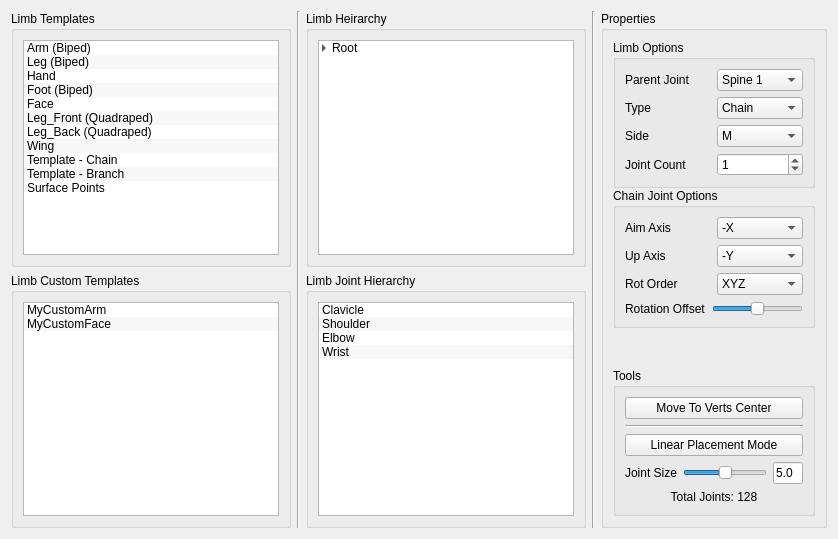
        <widget class="QWidget" name="tab">
         <attribute name="title">
          <string>Skeleton</string>
         </attribute>
         <layout class="QHBoxLayout" name="horizontalLayout_3">
          <item>
           <layout class="QHBoxLayout" name="horizontalLayout">
            <item>
             <layout class="QVBoxLayout" name="verticalLayout_2">
              <item>
               <widget class="QGroupBox" name="groupBox">
                <property name="title">
                 <string>Limb Templates</string>
                </property>
                <layout class="QHBoxLayout" name="horizontalLayout_4">
                 <item>
                  <widget class="QListWidget" name="listWidget">
                   <property name="dragEnabled">
                    <bool>true</bool>
                   </property>
                   <property name="dragDropMode">
                    <enum>QAbstractItemView::DragOnly</enum>
                   </property>
                   <property name="alternatingRowColors">
                    <bool>true</bool>
                   </property>
                   <item>
                    <property name="text">
                     <string>Arm (Biped)</string>
                    </property>
                   </item>
                   <item>
                    <property name="text">
                     <string>Leg (Biped)</string>
                    </property>
                   </item>
                   <item>
                    <property name="text">
                     <string>Hand</string>
                    </property>
                   </item>
                   <item>
                    <property name="text">
                     <string>Foot (Biped)</string>
                    </property>
                   </item>
                   <item>
                    <property name="text">
                     <string>Face</string>
                    </property>
                   </item>
                   <item>
                    <property name="text">
                     <string>Leg_Front (Quadraped)</string>
                    </property>
                   </item>
                   <item>
                    <property name="text">
                     <string>Leg_Back (Quadraped)</string>
                    </property>
                   </item>
                   <item>
                    <property name="text">
                     <string>Wing</string>
                    </property>
                   </item>
                   <item>
                    <property name="text">
                     <string>Template - Chain</string>
                    </property>
                   </item>
                   <item>
                    <property name="text">
                     <string>Template - Branch</string>
                    </property>
                   </item>
                   <item>
                    <property name="text">
                     <string>Surface Points</string>
                    </property>
                   </item>
                  </widget>
                 </item>
                </layout>
               </widget>
              </item>
              <item>
               <widget class="QGroupBox" name="groupBox_5">
                <property name="title">
                 <string>Limb Custom Templates</string>
                </property>
                <layout class="QHBoxLayout" name="horizontalLayout_14">
                 <item>
                  <layout class="QVBoxLayout" name="verticalLayout_6">
                   <item>
                    <widget class="QListWidget" name="listWidget_2">
                     <property name="toolTip">
                      <string>Created in CONTROLLERS tab by right clicking on Limb &gt; &quot;Save Limb Template&quot;</string>
                     </property>
                     <property name="dragDropMode">
                      <enum>QAbstractItemView::DragOnly</enum>
                     </property>
                     <property name="alternatingRowColors">
                      <bool>true</bool>
                     </property>
                     <item>
                      <property name="text">
                       <string>MyCustomArm</string>
                      </property>
                     </item>
                     <item>
                      <property name="text">
                       <string>MyCustomFace</string>
                      </property>
                     </item>
                    </widget>
                   </item>
                  </layout>
                 </item>
                </layout>
               </widget>
              </item>
             </layout>
            </item>
            <item>
             <widget class="Line" name="line">
              <property name="orientation">
               <enum>Qt::Vertical</enum>
              </property>
             </widget>
            </item>
            <item>
             <layout class="QVBoxLayout" name="verticalLayout_4">
              <item>
               <widget class="QGroupBox" name="groupBox_2">
                <property name="title">
                 <string>Limb Heirarchy</string>
                </property>
                <layout class="QHBoxLayout" name="horizontalLayout_5">
                 <item>
                  <layout class="QVBoxLayout" name="verticalLayout_29">
                   <item>
                    <widget class="QTreeWidget" name="treeWidget">
                     <property name="autoScrollMargin">
                      <number>16</number>
                     </property>
                     <property name="dragDropMode">
                      <enum>QAbstractItemView::DragDrop</enum>
                     </property>
                     <property name="defaultDropAction">
                      <enum>Qt::MoveAction</enum>
                     </property>
                     <property name="alternatingRowColors">
                      <bool>true</bool>
                     </property>
                     <property name="selectionMode">
                      <enum>QAbstractItemView::ExtendedSelection</enum>
                     </property>
                     <property name="autoExpandDelay">
                      <number>-1</number>
                     </property>
                     <property name="indentation">
                      <number>10</number>
                     </property>
                     <property name="headerHidden">
                      <bool>true</bool>
                     </property>
                     <attribute name="headerVisible">
                      <bool>false</bool>
                     </attribute>
                     <column>
                      <property name="text">
                       <string notr="true">1</string>
                      </property>
                     </column>
                     <item>
                      <property name="text">
                       <string>Root</string>
                      </property>
                      <item>
                       <property name="text">
                        <string>Spine</string>
                       </property>
                       <item>
                        <property name="text">
                         <string>Arm (R)</string>
                        </property>
                        <item>
                         <property name="text">
                          <string>Hand (R)</string>
                         </property>
                        </item>
                       </item>
                       <item>
                        <property name="text">
                         <string>Arm (L)</string>
                        </property>
                        <item>
                         <property name="text">
                          <string>Hand (L)</string>
                         </property>
                        </item>
                       </item>
                       <item>
                        <property name="text">
                         <string>Head</string>
                        </property>
                       </item>
                       <item>
                        <property name="text">
                         <string>Leg (M)</string>
                        </property>
                       </item>
                       <item>
                        <property name="text">
                         <string>Tail</string>
                        </property>
                       </item>
                      </item>
                     </item>
                    </widget>
                   </item>
                  </layout>
                 </item>
                </layout>
               </widget>
              </item>
              <item>
               <widget class="QGroupBox" name="groupBox_6">
                <property name="title">
                 <string>Limb Joint Hierarchy</string>
                </property>
                <layout class="QVBoxLayout" name="verticalLayout_7">
                 <item>
                  <layout class="QVBoxLayout" name="verticalLayout_25">
                   <item>
                    <widget class="QListWidget" name="listWidget_3">
                     <property name="dragDropMode">
                      <enum>QAbstractItemView::InternalMove</enum>
                     </property>
                     <property name="alternatingRowColors">
                      <bool>true</bool>
                     </property>
                     <property name="selectionMode">
                      <enum>QAbstractItemView::ExtendedSelection</enum>
                     </property>
                     <item>
                      <property name="text">
                       <string>Clavicle</string>
                      </property>
                     </item>
                     <item>
                      <property name="text">
                       <string>Shoulder</string>
                      </property>
                     </item>
                     <item>
                      <property name="text">
                       <string>Elbow</string>
                      </property>
                     </item>
                     <item>
                      <property name="text">
                       <string>Wrist</string>
                      </property>
                      <property name="flags">
                       <set>ItemIsSelectable|ItemIsEditable|ItemIsDragEnabled|ItemIsUserCheckable|ItemIsEnabled</set>
                      </property>
                     </item>
                    </widget>
                   </item>
                  </layout>
                 </item>
                </layout>
               </widget>
              </item>
             </layout>
            </item>
            <item>
             <widget class="Line" name="line_2">
              <property name="orientation">
               <enum>Qt::Vertical</enum>
              </property>
             </widget>
            </item>
            <item>
             <layout class="QVBoxLayout" name="verticalLayout_3">
              <item>
               <widget class="QGroupBox" name="groupBox_3">
                <property name="title">
                 <string>Properties</string>
                </property>
                <layout class="QHBoxLayout" name="horizontalLayout_6">
                 <item>
                  <layout class="QVBoxLayout" name="verticalLayout_5">
                   <property name="spacing">
                    <number>0</number>
                   </property>
                   <item>
                    <widget class="QGroupBox" name="groupBox_25">
                     <property name="title">
                      <string>Limb Options</string>
                     </property>
                     <layout class="QVBoxLayout" name="verticalLayout_30">
                      <item>
                       <layout class="QVBoxLayout" name="verticalLayout_31">
                        <property name="spacing">
                         <number>6</number>
                        </property>
                        <item>
                         <layout class="QHBoxLayout" name="horizontalLayout_38">
                          <item>
                           <widget class="QLabel" name="label">
                            <property name="text">
                             <string>Parent Joint</string>
                            </property>
                           </widget>
                          </item>
                          <item>
                           <widget class="QComboBox" name="comboBox">
                            <item>
                             <property name="text">
                              <string>Spine 1</string>
                             </property>
                            </item>
                            <item>
                             <property name="text">
                              <string>Spine 2</string>
                             </property>
                            </item>
                            <item>
                             <property name="text">
                              <string>Spine 3</string>
                             </property>
                            </item>
                            <item>
                             <property name="text">
                              <string>Spine 4</string>
                             </property>
                            </item>
                            <item>
                             <property name="text">
                              <string>Spine 5</string>
                             </property>
                            </item>
                           </widget>
                          </item>
                         </layout>
                        </item>
                        <item>
                         <layout class="QHBoxLayout" name="horizontalLayout_54">
                          <item>
                           <widget class="QLabel" name="label_21">
                            <property name="text">
                             <string>Type</string>
                            </property>
                           </widget>
                          </item>
                          <item>
                           <widget class="QComboBox" name="comboBox_13">
                            <property name="currentIndex">
                             <number>0</number>
                            </property>
                            <item>
                             <property name="text">
                              <string>Chain</string>
                             </property>
                            </item>
                            <item>
                             <property name="text">
                              <string>Branch</string>
                             </property>
                            </item>
                           </widget>
                          </item>
                         </layout>
                        </item>
                        <item>
                         <layout class="QHBoxLayout" name="horizontalLayout_51">
                          <item>
                           <widget class="QLabel" name="label_15">
                            <property name="text">
                             <string>Side</string>
                            </property>
                           </widget>
                          </item>
                          <item>
                           <widget class="QComboBox" name="comboBox_4">
                            <property name="currentIndex">
                             <number>1</number>
                            </property>
                            <item>
                             <property name="text">
                              <string>L</string>
                             </property>
                            </item>
                            <item>
                             <property name="text">
                              <string>M</string>
                             </property>
                            </item>
                            <item>
                             <property name="text">
                              <string>R</string>
                             </property>
                            </item>
                           </widget>
                          </item>
                         </layout>
                        </item>
                        <item>
                         <layout class="QHBoxLayout" name="horizontalLayout_42">
                          <item>
                           <widget class="QLabel" name="label_7">
                            <property name="text">
                             <string>Joint Count</string>
                            </property>
                           </widget>
                          </item>
                          <item>
                           <widget class="QSpinBox" name="spinBox_3">
                            <property name="value">
                             <number>1</number>
                            </property>
                           </widget>
                          </item>
                         </layout>
                        </item>
                       </layout>
                      </item>
                     </layout>
                    </widget>
                   </item>
                   <item>
                    <widget class="QGroupBox" name="groupBox_26">
                     <property name="title">
                      <string>Chain Joint Options</string>
                     </property>
                     <layout class="QVBoxLayout" name="verticalLayout_33">
                      <item>
                       <layout class="QVBoxLayout" name="verticalLayout_51">
                        <property name="spacing">
                         <number>6</number>
                        </property>
                        <item>
                         <layout class="QHBoxLayout" name="horizontalLayout_11">
                          <item>
                           <widget class="QLabel" name="label_3">
                            <property name="text">
                             <string>Aim Axis</string>
                            </property>
                           </widget>
                          </item>
                          <item>
                           <widget class="QComboBox" name="comboBox_2">
                            <property name="currentIndex">
                             <number>1</number>
                            </property>
                            <item>
                             <property name="text">
                              <string>X</string>
                             </property>
                            </item>
                            <item>
                             <property name="text">
                              <string>-X</string>
                             </property>
                            </item>
                            <item>
                             <property name="text">
                              <string>Y</string>
                             </property>
                            </item>
                            <item>
                             <property name="text">
                              <string>-Y</string>
                             </property>
                            </item>
                            <item>
                             <property name="text">
                              <string>Z</string>
                             </property>
                            </item>
                            <item>
                             <property name="text">
                              <string>-Z</string>
                             </property>
                            </item>
                           </widget>
                          </item>
                         </layout>
                        </item>
                        <item>
                         <layout class="QHBoxLayout" name="horizontalLayout_13">
                          <item>
                           <widget class="QLabel" name="label_5">
                            <property name="text">
                             <string>Up Axis</string>
                            </property>
                           </widget>
                          </item>
                          <item>
                           <widget class="QComboBox" name="comboBox_12">
                            <property name="currentIndex">
                             <number>3</number>
                            </property>
                            <item>
                             <property name="text">
                              <string>X</string>
                             </property>
                            </item>
                            <item>
                             <property name="text">
                              <string>-X</string>
                             </property>
                            </item>
                            <item>
                             <property name="text">
                              <string>Y</string>
                             </property>
                            </item>
                            <item>
                             <property name="text">
                              <string>-Y</string>
                             </property>
                            </item>
                            <item>
                             <property name="text">
                              <string>Z</string>
                             </property>
                            </item>
                            <item>
                             <property name="text">
                              <string>-Z</string>
                             </property>
                            </item>
                           </widget>
                          </item>
                         </layout>
                        </item>
                        <item>
                         <layout class="QHBoxLayout" name="horizontalLayout_40">
                          <item>
                           <widget class="QLabel" name="label_20">
                            <property name="text">
                             <string>Rot Order</string>
                            </property>
                           </widget>
                          </item>
                          <item>
                           <widget class="QComboBox" name="comboBox_10">
                            <item>
                             <property name="text">
                              <string>XYZ</string>
                             </property>
                            </item>
                            <item>
                             <property name="text">
                              <string>XZY</string>
                             </property>
                            </item>
                            <item>
                             <property name="text">
                              <string>YZX</string>
                             </property>
                            </item>
                            <item>
                             <property name="text">
                              <string>YXZ</string>
                             </property>
                            </item>
                            <item>
                             <property name="text">
                              <string>ZYX</string>
                             </property>
                            </item>
                            <item>
                             <property name="text">
                              <string>ZXY</string>
                             </property>
                            </item>
                           </widget>
                          </item>
                         </layout>
                        </item>
                        <item>
                         <layout class="QHBoxLayout" name="horizontalLayout_71">
                          <item>
                           <widget class="QLabel" name="label_29">
                            <property name="text">
                             <string>Rotation Offset</string>
                            </property>
                           </widget>
                          </item>
                          <item>
                           <widget class="QSlider" name="horizontalSlider_13">
                            <property name="value">
                             <number>50</number>
                            </property>
                            <property name="orientation">
                             <enum>Qt::Horizontal</enum>
                            </property>
                           </widget>
                          </item>
                         </layout>
                        </item>
                       </layout>
                      </item>
                     </layout>
                    </widget>
                   </item>
                   <item>
                    <spacer name="verticalSpacer">
                     <property name="orientation">
                      <enum>Qt::Vertical</enum>
                     </property>
                     <property name="sizeHint" stdset="0">
                      <size>
                       <width>20</width>
                       <height>40</height>
                      </size>
                     </property>
                    </spacer>
                   </item>
                   <item>
                    <widget class="QGroupBox" name="groupBox_38">
                     <property name="title">
                      <string>Tools</string>
                     </property>
                     <layout class="QVBoxLayout" name="verticalLayout_34">
                      <item>
                       <layout class="QVBoxLayout" name="verticalLayout_75">
                        <property name="spacing">
                         <number>6</number>
                        </property>
                        <item>
                         <widget class="QPushButton" name="pushButton_19">
                          <property name="toolTip">
                           <string>Moves last selected object to center of verts, edges or faces</string>
                          </property>
                          <property name="text">
                           <string>Move To Verts Center</string>
                          </property>
                         </widget>
                        </item>
                        <item>
                         <widget class="Line" name="line_20">
                          <property name="orientation">
                           <enum>Qt::Horizontal</enum>
                          </property>
                         </widget>
                        </item>
                        <item>
                         <widget class="QPushButton" name="pushButton_16">
                          <property name="text">
                           <string>Linear Placement Mode</string>
                          </property>
                         </widget>
                        </item>
                        <item>
                         <layout class="QHBoxLayout" name="horizontalLayout_7">
                          <item>
                           <widget class="QLabel" name="label_2">
                            <property name="text">
                             <string>Joint Size</string>
                            </property>
                           </widget>
                          </item>
                          <item>
                           <widget class="QSlider" name="horizontalSlider">
                            <property name="value">
                             <number>50</number>
                            </property>
                            <property name="orientation">
                             <enum>Qt::Horizontal</enum>
                            </property>
                           </widget>
                          </item>
                          <item>
                           <widget class="QLineEdit" name="lineEdit">
                            <property name="maximumSize">
                             <size>
                              <width>30</width>
                              <height>16777215</height>
                             </size>
                            </property>
                            <property name="text">
                             <string>5.0</string>
                            </property>
                           </widget>
                          </item>
                         </layout>
                        </item>
                        <item>
                         <widget class="QLabel" name="label_13">
                          <property name="text">
                           <string>Total Joints: 128</string>
                          </property>
                          <property name="alignment">
                           <set>Qt::AlignCenter</set>
                          </property>
                         </widget>
                        </item>
                       </layout>
                      </item>
                     </layout>
                    </widget>
                   </item>
                  </layout>
                 </item>
                </layout>
               </widget>
              </item>
             </layout>
            </item>
           </layout>
          </item>
         </layout>
        </widget>
